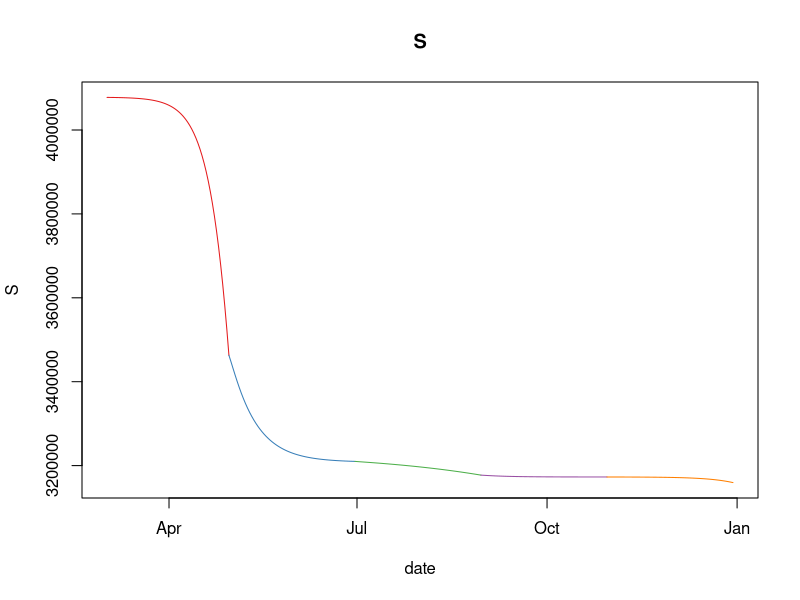
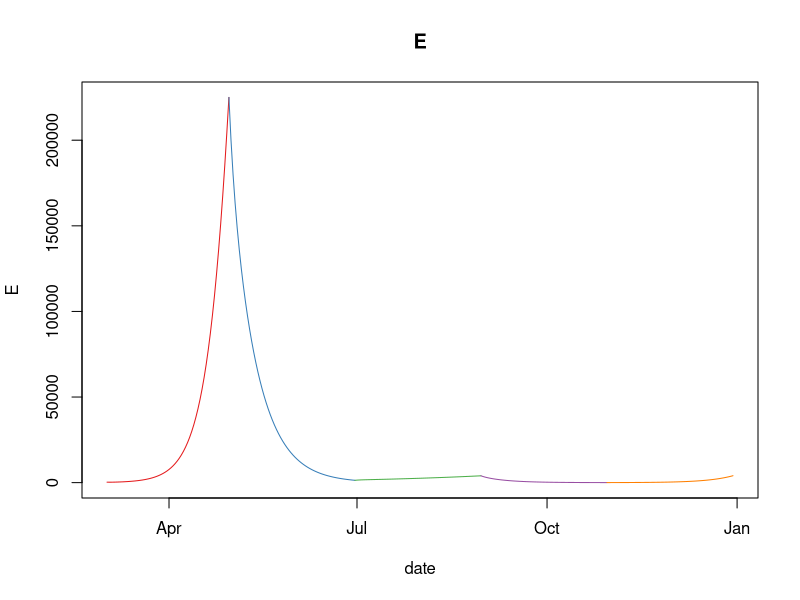
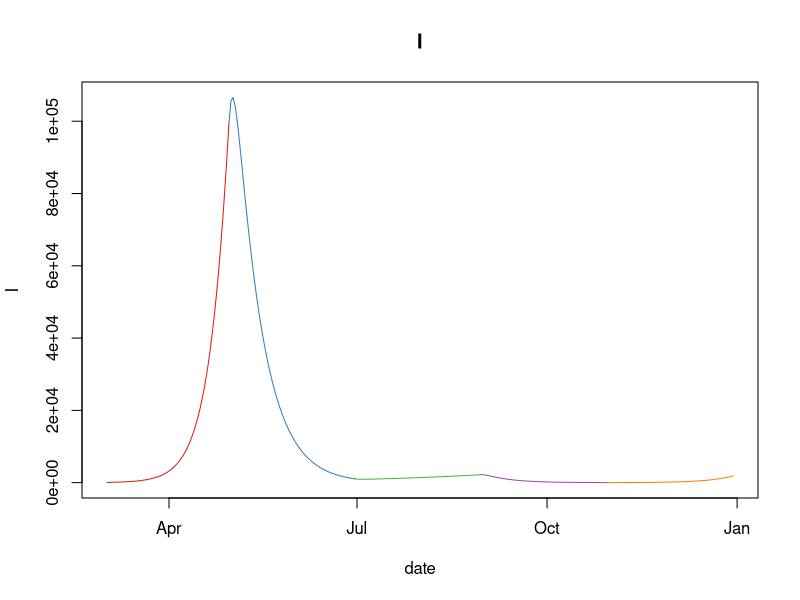
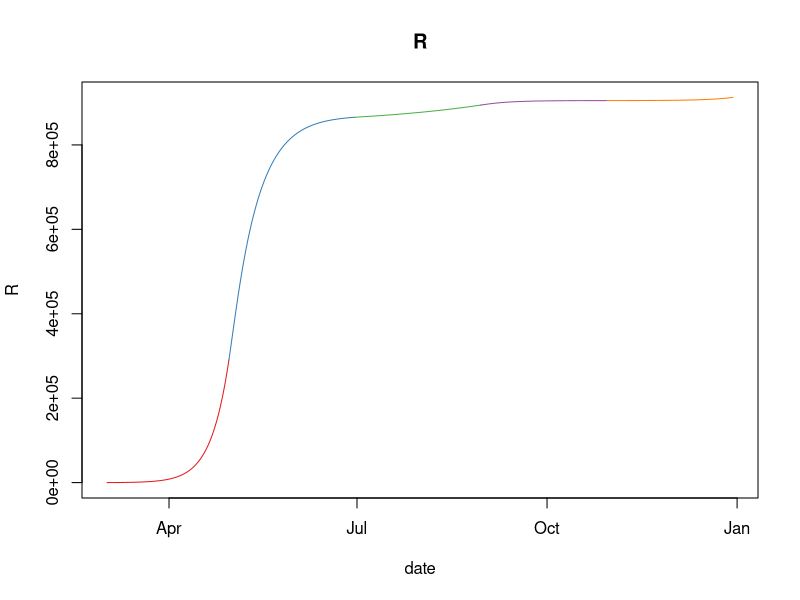
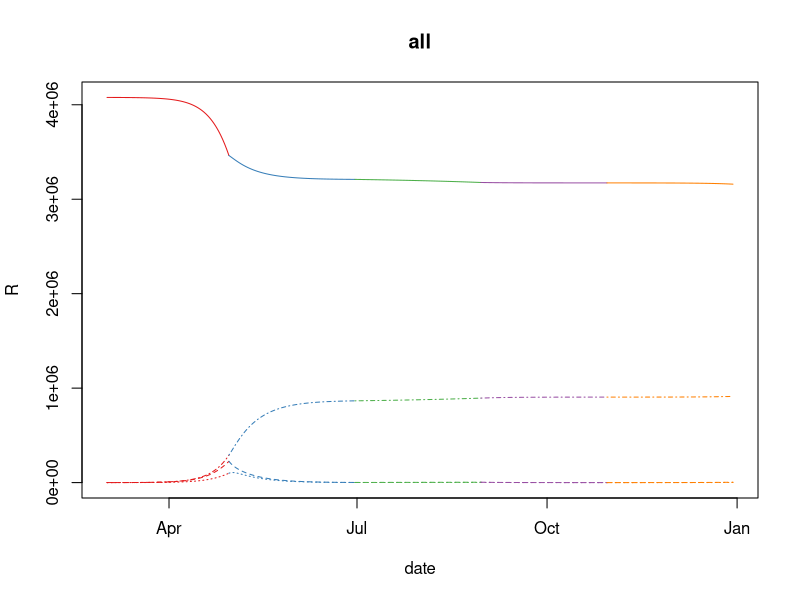

Write R code to recreate these figures, in order. (Note: this script raises an error after producing the figures.)
library(deSolve)
library(RColorBrewer)

seirsim <- function(date, S0, E0, I0, R0, beta, gamma, sigma) {
  out <- ode(
    times = seq_len(length(date)),
    y = c(S = S0, E = E0, I = I0, R = R0),
    parms = c(N = N, beta = beta, gamma = gamma, sigma = sigma, dtstep = 1),
    #method = "euler",
    func = function(t, y, parms) {
      with(as.list(c(y, parms)), {
        dS <- dtstep * (-beta * ((S * I) / N))
        dE <- dtstep * (beta * ((S * I) / N) - sigma * E)
        dI <- dtstep * (sigma * E - gamma * I)
        dR <- dtstep * (gamma * I)
        list(c(dS, dE, dI, dR))
      })
    }
  )
  colnames(out)[1] <- "date"
  out <- as.data.frame(out)
  out$date <- date
  out
}

# same as seirsim, but rounds its output values to integers, since non-integer individuals don't exist.
seirsimvisual <- function(date, S0, E0, I0, R0, beta, gamma, sigma) {
  out <- seirsim(date, S0, E0, I0, R0, beta, gamma, sigma)
  out$S <- round(out$S)
  out$E <- round(out$E)
  out$I <- round(out$I)
  out$R <- round(out$R)
  out
}

colors <- brewer.pal(9, name = "Set1")
types <- c("S", "E", "I", "R")
phases <- c(
  as.Date("2020-03-02"),
  # no lockdown
  as.Date("2020-04-30"),
  # lockdown
  as.Date("2020-06-30"),
  # no lockdown
  as.Date("2020-08-30"),
  # summer vacation
  as.Date("2020-10-30"),
  as.Date("2020-12-30")
  
)
betas <- c(
  0.756664,
  0.1775356,
  0.476604,
  0.1775356,
  0.756664
)

allphases <- seq.Date(phases[1], phases[length(phases)], 1)
N <- 4078000
R0 <- 0
I0 <- 14
E0 <- 20 * I0
S0 <- N - E0 - I0 - R0
gamma <- 0.33
sigma <- 0.19

simulateds <- list()
for (i in 1:(length(phases) - 1)) {
  from <- phases[i]
  to <- phases[i + 1]
  beta <- betas[i]

  date <- seq.Date(from, to, 1)
  simulated <- seirsimvisual(date, S0, E0, I0, R0, beta, gamma, sigma)

  simulateds[[i]] <- simulated

  # Starting parameters for the next iteration equal the final values for the current simulated run,
  # since the next simulated phase should pick up where the current one left off.
  R0 <- simulated[nrow(simulated), "R"]
  I0 <- simulated[nrow(simulated), "I"]
  E0 <- simulated[nrow(simulated), "E"]
  S0 <- N - E0 - I0 - R0
}

for (type in types) {
  min <- min(unlist(lapply(simulateds, function(s) min(s[, type]))))
  max <- max(unlist(lapply(simulateds, function(s) max(s[, type]))))
  plot(allphases, rep(0, length(allphases)), main = type, xlab = "date", ylab = type, ylim = c(min, max), type = "n", cex = 0.5)

  for (i in seq_len(length(simulateds))) {
    simulated <- simulateds[[i]]
    color <- colors[i]
    lines(simulated$date, simulated[, type], col = color)
  }
}

plot(allphases, rep(0, length(allphases)), main = "all", xlab = "date", ylab = type, ylim = c(0, N), type = "n", cex = 0.5)

for (t in 1:6) {
  type <- types[t]
  for (i in seq_len(length(simulateds))) {
    simulated <- simulateds[[i]]
    color <- colors[i]
    lines(simulated$date, simulated[, type], col = color, lty = t)
  }
}
